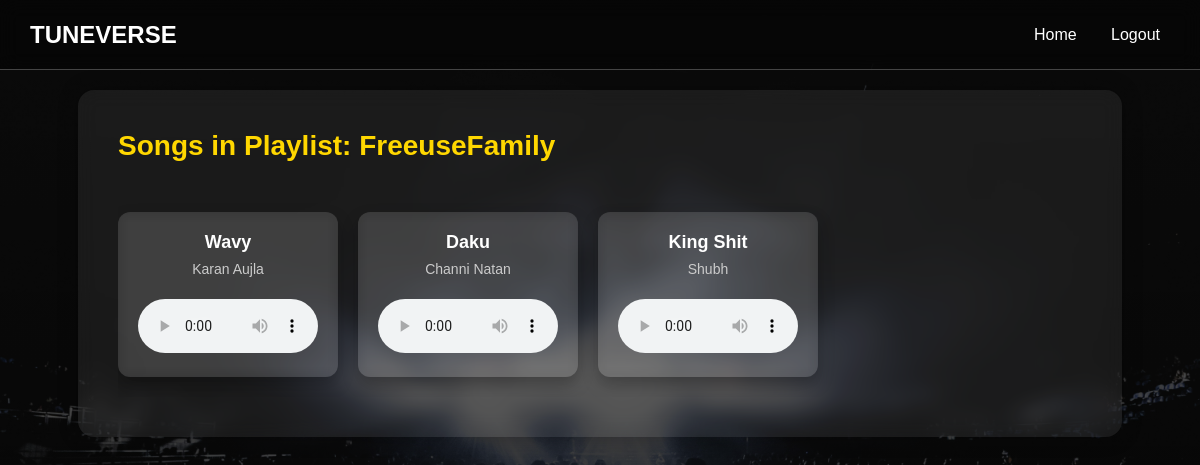
The page /view_playlist_songs.php?playlist_id=1 (signed in) on the database its author committed.
### tables this page shows
CREATE TABLE `playlists` (
  `id` int(11) NOT NULL,
  `user_id` int(11) DEFAULT NULL,
  `name` varchar(100) DEFAULT NULL,
  `created_at` datetime DEFAULT NULL
);

CREATE TABLE `songs` (
  `id` int(11) NOT NULL,
  `title` varchar(100) DEFAULT NULL,
  `artist` varchar(100) DEFAULT NULL,
  `url` varchar(255) DEFAULT NULL
);

### view_playlist_songs.php (the view, shortened to what this page needs)
<?php
$conn = new mysqli('localhost', 'root', '', 'tuneverse');
$user_id = $_SESSION['user_id'];
$playlist_id = $_GET['playlist_id'];
$playlist_sql = "SELECT * FROM playlists WHERE user_id = $user_id AND id = $playlist_id";
$playlist_result = $conn->query($playlist_sql);
$playlist = $playlist_result->fetch_assoc();
$songs_sql = "SELECT s.title, s.artist, s.url
              FROM songs s
              JOIN playlist_songs ps ON s.id = ps.song_id
              WHERE ps.playlist_id = $playlist_id";
$songs_result = $conn->query($songs_sql);
?>
<!DOCTYPE html>
<html lang="en">
<head>
  <link rel="stylesheet" href="style.css">
</head>
<body>
  <div id="navbar">
    <h1>TUNEVERSE</h1>
    <div>
      <a href="home.php">Home</a>
      <a href="logout.php">Logout</a>
    </div>
  </div>
  <div class="main-content">
    <h2>Songs in Playlist: <?php echo htmlspecialchars($playlist['name']); ?></h2>
    <?php if ($songs_result->num_rows > 0): ?>
      <div class="songs-grid">
        <?php while ($song = $songs_result->fetch_assoc()): ?>
          <div class="song-card">
            <h4><?php echo htmlspecialchars($song['title']); ?></h4>
            <p><?php echo htmlspecialchars($song['artist']); ?></p>
            <audio controls src="<?php echo htmlspecialchars($song['url']); ?>" type="audio/mpeg"></audio>
          </div>
        <?php endwhile; ?>
      </div>
    <?php else: ?>
      <p>No songs in this playlist yet. Add some songs!</p>
    <?php endif; ?>
  </div>
</body>
</html>

### style.css (style rules this page uses)
* { margin: 0; padding: 0; box-sizing: border-box; }
body { font-family: 'Segoe UI', Tahoma, Geneva, Verdana, sans-serif; background: linear-gradient(to right, #4a00e0, #8e2de2); color: #fff; display: flex; flex-direction: column; align-items: center; padding: 50px 20px; min-height: 100vh; }
#navbar { width: 100%; background-color: rgba(0, 0, 0, 0.3); padding: 15px; position: fixed; top: 0; left: 0; display: flex; justify-content: space-around; align-items: center; backdrop-filter: blur(5px); z-index: 1000; }
#navbar h1 { color: #fff; }
#navbar a { color: #fff; text-decoration: none; margin: 0 10px; font-weight: 600; transition: color 0.3s ease; }
.songs-grid { display: grid; grid-template-columns: repeat(auto-fit, minmax(220px, 1fr)); gap: 20px; margin-top: 30px; padding: 0 10px; }
.song-card { background: rgba(255, 255, 255, 0.1); border-radius: 10px; padding: 15px; box-shadow: 0 0 12px rgba(0, 0, 0, 0.2); transition: transform 0.3s ease, box-shadow 0.3s ease; backdrop-filter: blur(6px); text-align: center; }
.song-card h4 { font-size: 18px; margin-bottom: 5px; color: #fff; }
.song-card p { font-size: 14px; color: #ddd; margin-bottom: 10px; }
.song-card audio { width: 100%; outline: none; margin-top: 10px; }

### view_playlist_songs.php (style rules this page uses)
* { margin: 0; padding: 0; box-sizing: border-box; }
body { font-family: 'Poppins', sans-serif; background: linear-gradient(rgba(0, 0, 0, 0.6), rgba(0, 0, 0, 0.8)), url('back.jpg') no-repeat center center fixed; background-size: cover; color: #fff; min-height: 100vh; }
#navbar { position: fixed; top: 0; left: 0; width: 100%; height: 70px; background-color: rgba(0, 0, 0, 0.4); border-bottom: 1px solid #444; display: flex; justify-content: space-between; align-items: center; padding: 0 30px; backdrop-filter: blur(10px); z-index: 1000; }
#navbar h1 { margin: 0; font-size: 24px; }
#navbar div a { margin-left: 20px; text-decoration: none; color: #fff; font-weight: 500; transition: color 0.3s; }
.main-content { margin-top: 90px; padding: 40px; background: rgba(255, 255, 255, 0.07); backdrop-filter: blur(10px); border-radius: 16px; box-shadow: 0 0 20px rgba(0, 0, 0, 0.3); margin: 40px auto; width: 90%; max-width: 1200px; }
.main-content h2 { font-size: 28px; margin-bottom: 30px; color: #ffd700; }
.songs-grid { display: flex; overflow-x: auto; gap: 20px; padding: 20px 0; }
.song-card { min-width: 220px; background: rgba(255, 255, 255, 0.1); border-radius: 12px; padding: 20px; text-align: center; box-shadow: 0 8px 16px rgba(0, 0, 0, 0.25); backdrop-filter: blur(6px); flex-shrink: 0; transition: transform 0.3s ease; }
.song-card h4 { font-size: 18px; margin-bottom: 8px; color: #fff; }
.song-card p { font-size: 14px; color: #ccc; margin-bottom: 12px; }
.song-card audio { width: 100%; outline: none; border-radius: 6px; }

### rows shown on the page
playlists: name "FreeuseFamily"
songs: title "Wavy", artist "Karan Aujla"
songs: title "Daku", artist "Channi Natan"
songs: title "King Shit", artist "Shubh"
